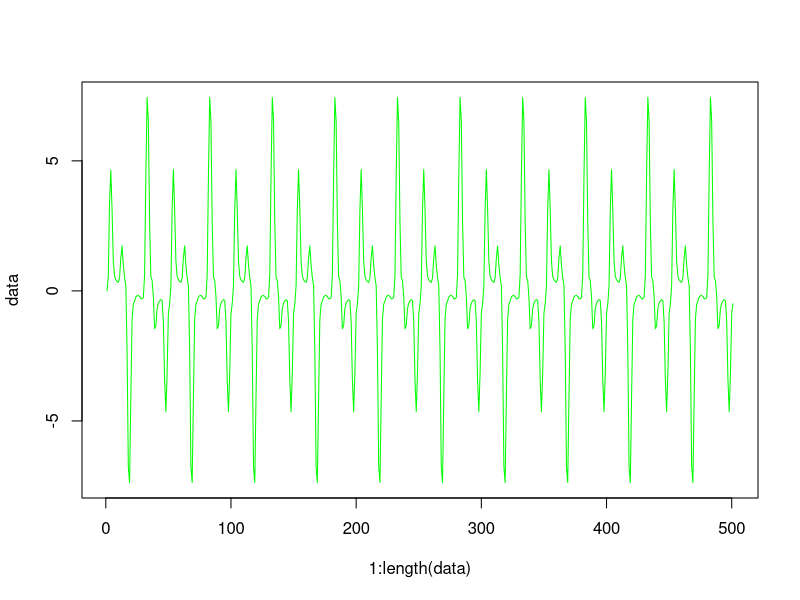

Write the R code that produced this figure.

data <- rep(0, 500)
for (k in 1 : 500) {
  fu <- sin(2*pi*k / 25) + sin(2*pi*k / 10)
  data[k+1] <- (data[k] / (1 + data[k]^2)) + fu^3
}

plot(1:length(data), data, type="l", col="green")

#write(data, file = "Narendra4.txt", ncolumns = 1, append = FALSE, sep = " ")

#fd <- rep(0, length(data));
#for(k in 2 : length(data)) {
#  fd[k] <- data[k] - data[k-1]
#}
#plot(fd, data, type="l", col="blue")